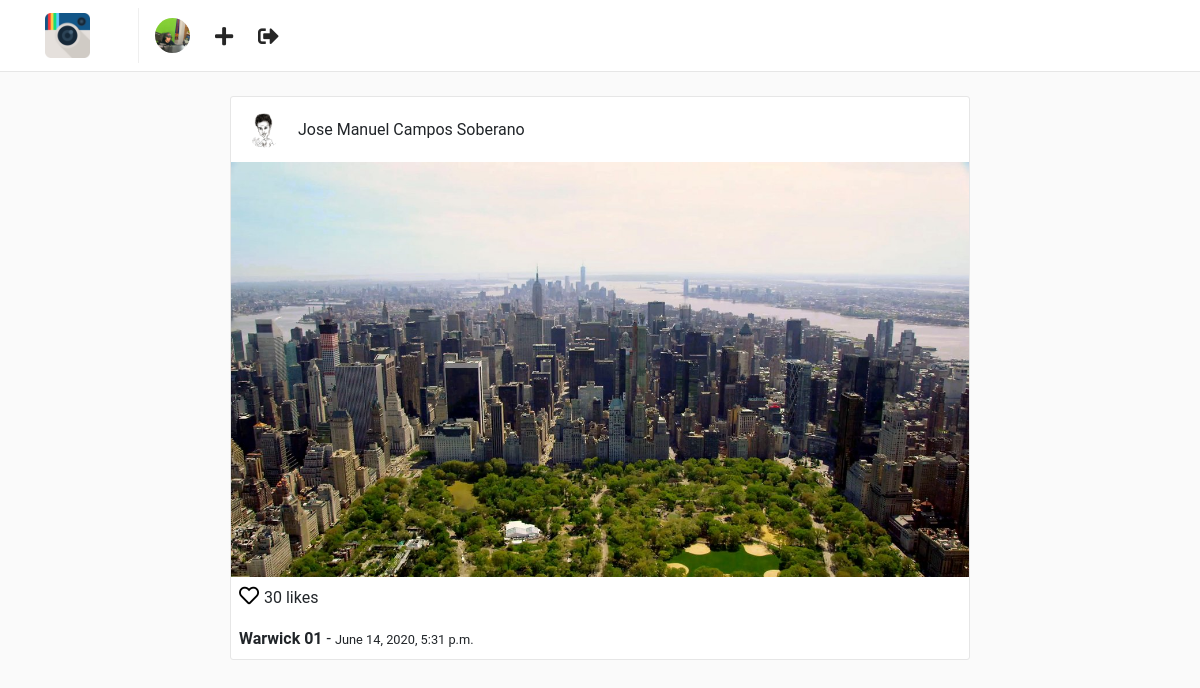
The page /posts/6/ (signed in) on the database its author committed.
### users/models.py (models this page shows, shortened)
class Profile(models.Model):
    user = models.OneToOneField(
        User,
        on_delete=models.CASCADE
    )
    website = models.URLField(
        max_length=200,
        blank=True
    )
    biography = models.TextField(
        blank=True
    )
    phone_number = models.CharField(
        max_length=20,
        blank=True
    )
    picture = models.ImageField(
        upload_to='users/pictures',
        blank=True,
        null=True
    )
    create = models.DateTimeField(
        auto_now_add=True
    )
    modified = models.DateTimeField(
        auto_now=True
    )

### posts/models.py (models this page shows, shortened)
class Post(models.Model):
    user = models.ForeignKey(User, on_delete=models.CASCADE)
    profile = models.ForeignKey('users.Profile', on_delete=models.CASCADE)
    title = models.CharField(max_length=255)
    photo = models.ImageField(upload_to='posts/photos')
    created = models.DateTimeField(auto_now_add=True)
    modified = models.DateTimeField(auto_now=True)

### posts/views.py (the view)
class PostDetailView(LoginRequiredMixin, DetailView):
    template_name = 'posts/detail.html'
    queryset = Post.objects.all()
    context_object_name = 'post'

### templates/posts/detail.html (shortened to what this page needs)
{% extends "base.html" %}
{% block container %}
    <div class="container">
        <div class="row">
            {% include "posts/post_card.html" %}
        </div>
    </div>
{% endblock %}

### templates/nav.html
{% load static %}
<nav class="navbar navbar-expand-lg fixed-top" id="main-navbar">
    <div class="container">
        <a class="navbar-brand pr-5" style="border-right: 1px solid #efefef;" href="{% url "posts:feed" %}">
            <img src="{% static "img/instagram.png" %}" height="45" class="d-inline-block align-top"/>
        </a>
        <div class="collapse navbar-collapse">
            <ul class="navbar-nav mr-auto">
                <li class="nav-item">
                    <a href="{% url "users:detail" request.user.username %}">
                        {% if request.user.profile.picture %}
                            <img src="{{ request.user.profile.picture.url }}" height="35" class="d-inline-block align-top rounded-circle"/>
                        {% else%}
                            <img src="{% static 'img/default-profile.png' %}" height="35" class="d-inline-block align-top rounded-circle"/>
                        {% endif %}
                    </a>
                </li>
                <li class="nav-item nav-icon">
                    <a href="{% url "posts:create" %}">
                        <i class="fas fa-plus"></i>
                    </a>
                </li>
                <li class="nav-item nav-icon">
                    <a href="{% url "users:logout" %}">
                        <i class="fas fa-sign-out-alt"></i>
                    </a>
                </li>
            </ul>
        </div>
    </div>
</nav>

### templates/posts/post_card.html
<div class="col-sm-12 col-md-8 offset-md-2 mt-5 p-0 post-container">
    <div class="media pt-3 pl-3 pb-1">
        <a href="{% url "users:detail" post.user.username %}">
            <img class="mr-3 rounded-circle"
                 height="35"
                 src="{{ post.profile.picture.url }}"
                 alt="{{ post.user.get_full_name }}">
        </a>
        <div class="media-body">
            <p style="margin-top: 5px;">{{ post.user.get_full_name  }}</p>
        </div>
    </div>
    <img style="width: 100%;" src="{{ post.photo.url }}" alt="{{ post.title }}">
    <p class="mt-1 ml-2" >
        <a href="" style="color: #000; font-size: 20px;">
            <i class="far fa-heart"></i>
        </a> 30 likes
    </p>
    <p class="ml-2 mt-0 mb-2">
        <b>{{ post.title }}</b> - <small>{{ post.created }}</small>
    </p>
</div>

### static/css/main.css (style rules this page uses)
html, body { background: #fafafa; height: 100%; width: 100%; font-family: 'Roboto', sans-serif; }
#main-navbar { background: #fff; border-bottom: 1px solid rgba(0,0,0,.0975); }
.post-container { background: #fff; border: 1px solid #e6e6e6; border-radius: 3px; }
.nav-icon a { color: #262626; font-size: 1.3em; display: block; margin-top: .2em; margin-left: 1.2em; font-weight: 100; }

### rows shown on the page
Post: profile.picture (picture), user.get_full_name "Jose Manuel Campos Soberano", photo (picture), title "Warwick 01", created "June 14, 2020, 5:31 p.m."
